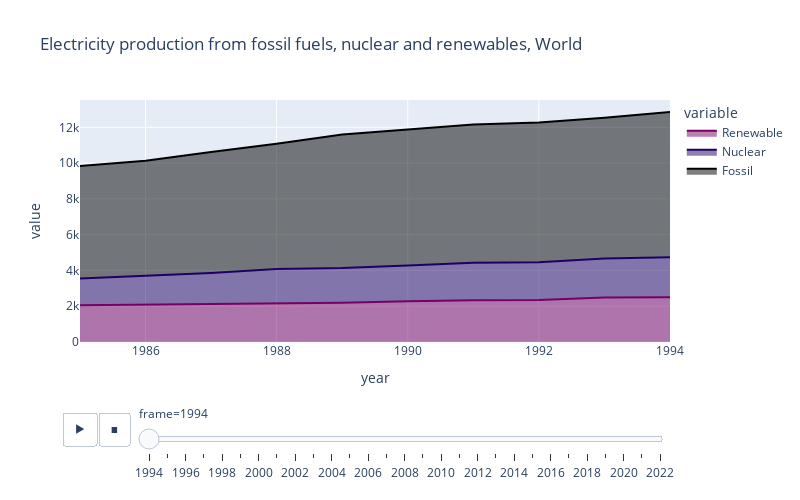

Notebook code for this chart:
### Code cell
fig = px.area(df_animation, x="year", y=[ 'Renewable', 'Nuclear', 'Fossil'],
              height = 500, width = 800,
              animation_frame="frame",
              color_discrete_sequence=['rgb(120,0,100)', 'rgb(30,0,100)','rgb(0,0,0)'],
              title = 'Electricity production from fossil fuels, nuclear and renewables, World')

fig.layout.updatemenus[0].buttons[0]['args'][1]['frame']['redraw'] = True
fig.show()

### Figure 1 — Plotly figure (JSON) as saved in the notebook; plotly's stock layout.template omitted (floating-point values rounded to 4 significant figures)
{"data": [{"fillpattern": {"shape": ""}, "hovertemplate": "variable=Renewable<br>frame=1994<br>year=%{x}<br>value=%{y}<extra></extra>", "legendgroup": "Renewable", "line": {"color": "rgb(120,0,100)"}, "marker": {"symbol": "circle"}, "mode": "lines", "name": "Renewable", "orientation": "v", "showlegend": true, "stackgroup": "1", "type": "scatter", "x": ["1985-01-01T00:00:00", "1986-01-01T00:00:00", "1987-01-01T00:00:00", "1988-01-01T00:00:00", "1989-01-01T00:00:00", "1990-01-01T00:00:00", "1991-01-01T00:00:00", "1992-01-01T00:00:00", "1993-01-01T00:00:00", "1994-01-01T00:00:00"], "xaxis": "x", "y": [2058.0, 2092.0, 2125.0, 2193.0, 2195.0, 2280.0, 2335.0, 2345.0, 2483.0, 2504.0], "yaxis": "y"}, {"fillpattern": {"shape": ""}, "hovertemplate": "variable=Nuclear<br>frame=1994<br>year=%{x}<br>value=%{y}<extra></extra>", "legendgroup": "Nuclear", "line": {"color": "rgb(30,0,100)"}, "marker": {"symbol": "circle"}, "mode": "lines", "name": "Nuclear", "orientation": "v", "showlegend": true, "stackgroup": "1", "type": "scatter", "x": ["1985-01-01T00:00:00", "1986-01-01T00:00:00", "1987-01-01T00:00:00", "1988-01-01T00:00:00", "1989-01-01T00:00:00", "1990-01-01T00:00:00", "1991-01-01T00:00:00", "1992-01-01T00:00:00", "1993-01-01T00:00:00", "1994-01-01T00:00:00"], "xaxis": "x", "y": [1489.0, 1595.0, 1735.0, 1891.0, 1945.0, 2001.0, 2096.0, 2112.0, 2185.0, 2226.0], "yaxis": "y"}, {"fillpattern": {"shape": ""}, "hovertemplate": "variable=Fossil<br>frame=1994<br>year=%{x}<br>value=%{y}<extra></extra>", "legendgroup": "Fossil", "line": {"color": "rgb(0,0,0)"}, "marker": {"symbol": "circle"}, "mode": "lines", "name": "Fossil", "orientation": "v", "showlegend": true, "stackgroup": "1", "type": "scatter", "x": ["1985-01-01T00:00:00", "1986-01-01T00:00:00", "1987-01-01T00:00:00", "1988-01-01T00:00:00", "1989-01-01T00:00:00", "1990-01-01T00:00:00", "1991-01-01T00:00:00", "1992-01-01T00:00:00", "1993-01-01T00:00:00", "1994-01-01T00:00:00"], "xaxis": "x", "y": [6285.0, 6440.0, 6758.0, 6998.0, 7456.0, 7615.0, 7723.0, 7808.0, 7859.0, 8119.0], "yaxis": "y"}], "layout": {"height": 500, "legend": {"title": {"text": "variable"}, "tracegroupgap": 0}, "sliders": [{"active": 0, "currentvalue": {"prefix": "frame="}, "len": 0.9, "pad": {"b": 10, "t": 60}, "steps": [{"args": [["1994"], {"frame": {"duration": 0, "redraw": false}, "fromcurrent": true, "mode": "immediate", "transition": {"duration": 0, "easing": "linear"}}], "label": "1994", "method": "animate"}, {"args": [["1995"], {"frame": {"duration": 0, "redraw": false}, "fromcurrent": true, "mode": "immediate", "transition": {"duration": 0, "easing": "linear"}}], "label": "1995", "method": "animate"}, {"args": [["1996"], {"frame": {"duration": 0, "redraw": false}, "fromcurrent": true, "mode": "immediate", "transition": {"duration": 0, "easing": "linear"}}], "label": "1996", "method": "animate"}, {"args": [["1997"], {"frame": {"duration": 0, "redraw": false}, "fromcurrent": true, "mode": "immediate", "transition": {"duration": 0, "easing": "linear"}}], "label": "1997", "method": "animate"}, {"args": [["1998"], {"frame": {"duration": 0, "redraw": false}, "fromcurrent": true, "mode": "immediate", "transition": {"duration": 0, "easing": "linear"}}], "label": "1998", "method": "animate"}, {"args": [["1999"], {"frame": {"duration": 0, "redraw": false}, "fromcurrent": true, "mode": "immediate", "transition": {"duration": 0, "easing": "linear"}}], "label": "1999", "method": "animate"}, {"args": [["2000"], {"frame": {"duration": 0, "redraw": false}, "fromcurrent": true, "mode": "immediate", "transition": {"duration": 0, "easing": "linear"}}], "label": "2000", "method": "animate"}, {"args": [["2001"], {"frame": {"duration": 0, "redraw": false}, "fromcurrent": true, "mode": "immediate", "transition": {"duration": 0, "easing": "linear"}}], "label": "2001", "method": "animate"}, {"args": [["2002"], {"frame": {"duration": 0, "redraw": false}, "fromcurrent": true, "mode": "immediate", "transition": {"duration": 0, "easing": "linear"}}], "label": "2002", "method": "animate"}, {"args": [["2003"], {"frame": {"duration": 0, "redraw": false}, "fromcurrent": true, "mode": "immediate", "transition": {"duration": 0, "easing": "linear"}}], "label": "2003", "method": "animate"}, {"args": [["2004"], {"frame": {"duration": 0, "redraw": false}, "fromcurrent": true, "mode": "immediate", "transition": {"duration": 0, "easing": "linear"}}], "label": "2004", "method": "animate"}, {"args": [["2005"], {"frame": {"duration": 0, "redraw": false}, "fromcurrent": true, "mode": "immediate", "transition": {"duration": 0, "easing": "linear"}}], "label": "2005", "method": "animate"}, {"args": [["2006"], {"frame": {"duration": 0, "redraw": false}, "fromcurrent": true, "mode": "immediate", "transition": {"duration": 0, "easing": "linear"}}], "label": "2006", "method": "animate"}, {"args": [["2007"], {"frame": {"duration": 0, "redraw": false}, "fromcurrent": true, "mode": "immediate", "transition": {"duration": 0, "easing": "linear"}}], "label": "2007", "method": "animate"}, {"args": [["2008"], {"frame": {"duration": 0, "redraw": false}, "fromcurrent": true, "mode": "immediate", "transition": {"duration": 0, "easing": "linear"}}], "label": "2008", "method": "animate"}, {"args": [["2009"], {"frame": {"duration": 0, "redraw": false}, "fromcurrent": true, "mode": "immediate", "transition": {"duration": 0, "easing": "linear"}}], "label": "2009", "method": "animate"}, {"args": [["2010"], {"frame": {"duration": 0, "redraw": false}, "fromcurrent": true, "mode": "immediate", "transition": {"duration": 0, "easing": "linear"}}], "label": "2010", "method": "animate"}, {"args": [["2011"], {"frame": {"duration": 0, "redraw": false}, "fromcurrent": true, "mode": "immediate", "transition": {"duration": 0, "easing": "linear"}}], "label": "2011", "method": "animate"}, {"args": [["2012"], {"frame": {"duration": 0, "redraw": false}, "fromcurrent": true, "mode": "immediate", "transition": {"duration": 0, "easing": "linear"}}], "label": "2012", "method": "animate"}, {"args": [["2013"], {"frame": {"duration": 0, "redraw": false}, "fromcurrent": true, "mode": "immediate", "transition": {"duration": 0, "easing": "linear"}}], "label": "2013", "method": "animate"}, {"args": [["2014"], {"frame": {"duration": 0, "redraw": false}, "fromcurrent": true, "mode": "immediate", "transition": {"duration": 0, "easing": "linear"}}], "label": "2014", "method": "animate"}, {"args": [["2015"], {"frame": {"duration": 0, "redraw": false}, "fromcurrent": true, "mode": "immediate", "transition": {"duration": 0, "easing": "linear"}}], "label": "2015", "method": "animate"}, {"args": [["2016"], {"frame": {"duration": 0, "redraw": false}, "fromcurrent": true, "mode": "immediate", "transition": {"duration": 0, "easing": "linear"}}], "label": "2016", "method": "animate"}, {"args": [["2017"], {"frame": {"duration": 0, "redraw": false}, "fromcurrent": true, "mode": "immediate", "transition": {"duration": 0, "easing": "linear"}}], "label": "2017", "method": "animate"}, {"args": [["2018"], {"frame": {"duration": 0, "redraw": false}, "fromcurrent": true, "mode": "immediate", "transition": {"duration": 0, "easing": "linear"}}], "label": "2018", "method": "animate"}, {"args": [["2019"], {"frame": {"duration": 0, "redraw": false}, "fromcurrent": true, "mode": "immediate", "transition": {"duration": 0, "easing": "linear"}}], "label": "2019", "method": "animate"}, {"args": [["2020"], {"frame": {"duration": 0, "redraw": false}, "fromcurrent": true, "mode": "immediate", "transition": {"duration": 0, "easing": "linear"}}], "label": "2020", "method": "animate"}, {"args": [["2021"], {"frame": {"duration": 0, "redraw": false}, "fromcurrent": true, "mode": "immediate", "transition": {"duration": 0, "easing": "linear"}}], "label": "2021", "method": "animate"}, {"args": [["2022"], {"frame": {"duration": 0, "redraw": false}, "fromcurrent": true, "mode": "immediate", "transition": {"duration": 0, "easing": "linear"}}], "label": "2022", "method": "animate"}], "x": 0.1, "xanchor": "left", "y": 0, "yanchor": "top"}], "title": {"text": "Electricity production from fossil fuels, nuclear and renewables, World"}, "updatemenus": [{"buttons": [{"args": [null, {"frame": {"duration": 500, "redraw": true}, "fromcurrent": true, "mode": "immediate", "transition": {"duration": 500, "easing": "linear"}}], "label": "&#9654;", "method": "animate"}, {"args": [[null], {"frame": {"duration": 0, "redraw": false}, "fromcurrent": true, "mode": "immediate", "transition": {"duration": 0, "easing": "linear"}}], "label": "&#9724;", "method": "animate"}], "direction": "left", "pad": {"r": 10, "t": 70}, "showactive": false, "type": "buttons", "x": 0.1, "xanchor": "right", "y": 0, "yanchor": "top"}], "width": 800, "xaxis": {"anchor": "y", "domain": [0, 1], "title": {"text": "year"}}, "yaxis": {"anchor": "x", "domain": [0, 1], "title": {"text": "value"}}}}
